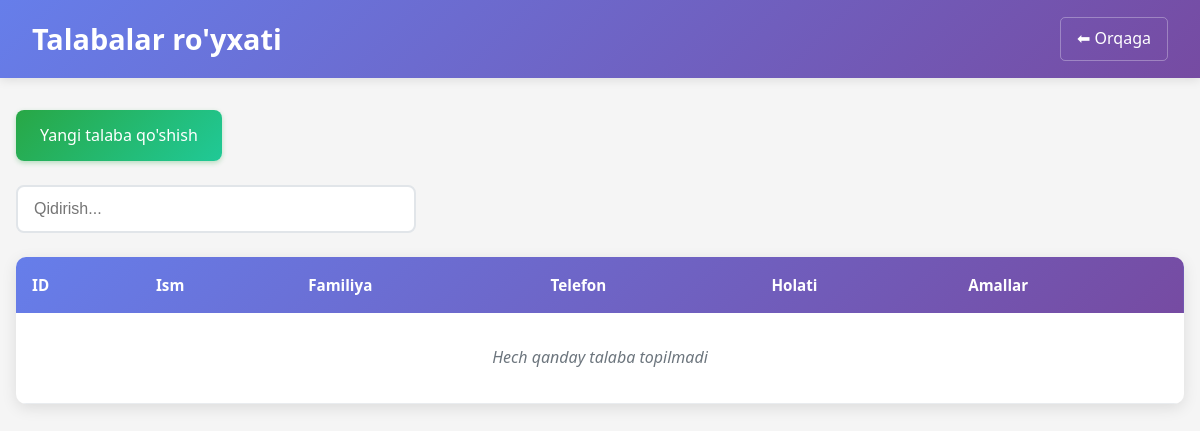
The page /student/students/ on the database as committed earlier.
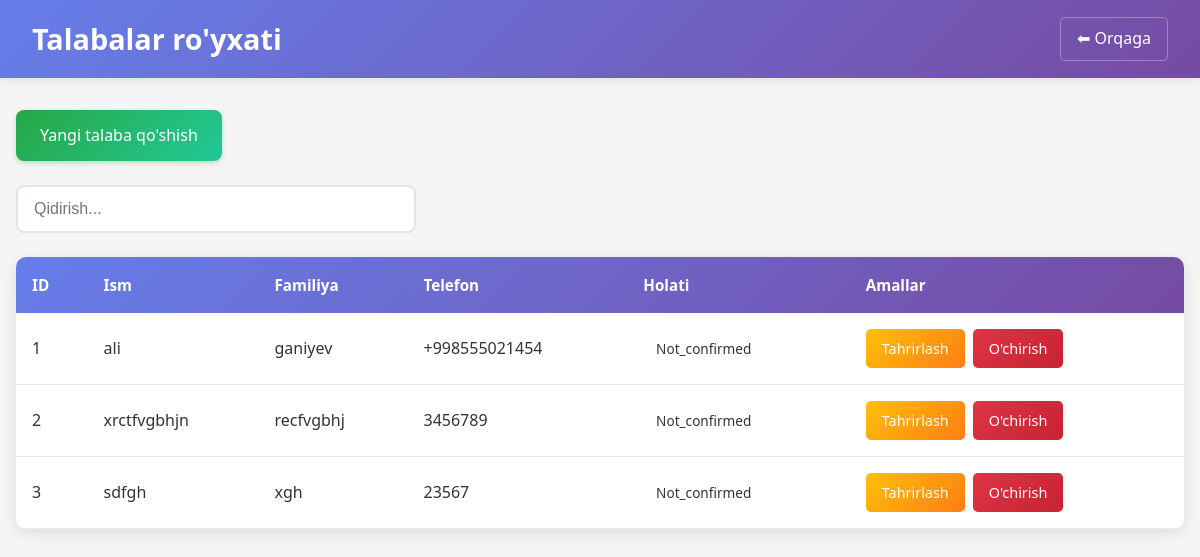
The same page on the database as committed later.
### students/models.py (models this page shows, shortened)
class Students(models.Model):
    class Status(models.TextChoices):
        APPROVED = "approved", "Tasdiqlangan"
        NOT_CONFIRMED = "not_confirmed", "Tasdiqlanmadi"
        GROUP = "group", "Grupada"
    uuid = models.UUIDField(primary_key=True, default=uuid.uuid4, editable=False)
    username = models.CharField(max_length=100)
    password = models.CharField(max_length=128)  # Hash uchun
    phone_number = models.CharField(max_length=50)
    first_name = models.CharField(max_length=100)
    last_name = models.CharField(max_length=100)
    status = models.CharField(
        max_length=30,
        choices=Status.choices,
        default=Status.NOT_CONFIRMED,
    )
    about_student = models.TextField(blank=True,default="")
    role = models.CharField(max_length=50, default="student")
    admistrator = models.CharField(max_length=100)
    created_ad = models.DateTimeField(default=timezone.now)
    groups = models.ManyToManyField(Groups, related_name="students", blank=True)

### students/views.py (the view)
# urls.py: path('student/', include('students.urls')),
def students(request):
    all_students = Students.objects.all()
    context = {
        "students":all_students
    }
    return render(request,'student/students.html',context=context)

### templates/student/students.html (shortened to what this page needs)
{% load static %}
<!DOCTYPE html>
<html lang="uz">
<head>
  <link rel="stylesheet" href="{% static 'css/students.css' %}">
</head>
<body>
  <header>
    <h1>Talabalar ro'yxati</h1>
    <a href="/">⬅ Orqaga</a>
  </header>
  <main>
    <a href="{% url 'add_student' %}" class="btn-primary">Yangi talaba qo'shish</a>
    <input type="text" id="searchStudent" placeholder="Qidirish...">
    <table>
      <thead>
        <tr>
          <th>ID</th>
          <th>Ism</th>
          <th>Familiya</th>
          <th>Telefon</th>
          <th>Holati</th>
          <th>Amallar</th>
        </tr>
      </thead>
      <tbody id="studentTable">
        {% for student in students %}
          <tr>
            <td>{{ forloop.counter }}</td>
            <td>{{ student.first_name }}</td>
            <td>{{ student.last_name }}</td>
            <td>{{ student.phone_number }}</td>
            <td>
              <span class="status status-{{ student.status|lower }}">{{ student.status }}</span>
            </td>
            <td>
              <div class="actions">
                <a href="{% url 'edit_student' student.uuid %}" class="btn-edit">Tahrirlash</a>
                <a href="{% url 'delete_student' student.uuid %}" class="btn-delete">O'chirish</a>
              </div>
            </td>
          </tr>
        {% empty %}
          <tr>
            <td colspan="6" class="no-data">Hech qanday talaba topilmadi</td>
          </tr>
        {% endfor %}
      </tbody>
    </table>
  </main>
</body>
</html>

Rows that differ between the two databases and show on the page:
added Students: first_name "ali", last_name "ganiyev", phone_number "+998555021454", status "Not_confirmed"
added Students: first_name "xrctfvgbhjn", last_name "recfvgbhj", phone_number "3456789", status "Not_confirmed"
added Students: first_name "sdfgh", last_name "xgh", phone_number "23567", status "Not_confirmed"
Other text that changed with them:
text no longer shown: "Hech qanday talaba topilmadi"
